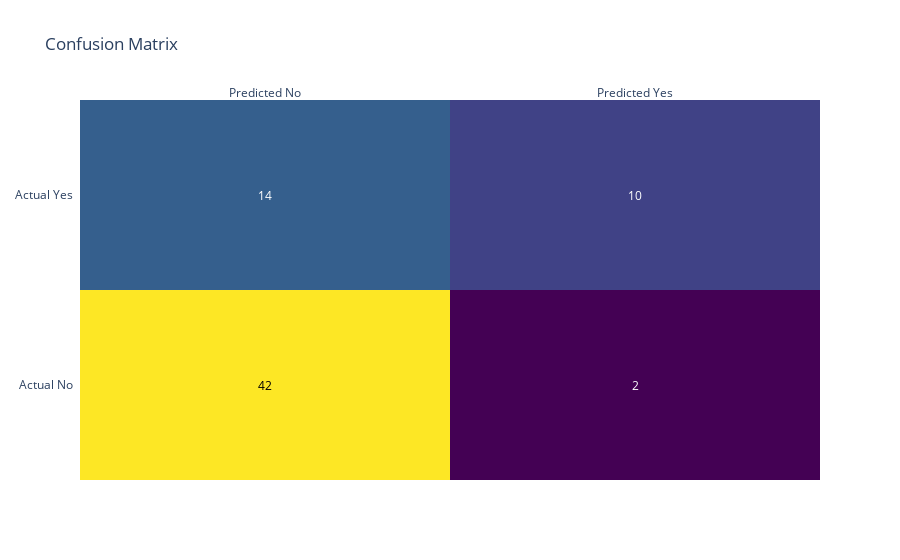

Notebook code cell kept with this figure:
### Code cell
# Visualization of confusion matrix
from sklearn.metrics import confusion_matrix
import plotly.figure_factory as ff

cm = confusion_matrix(y_test_clf, y_pred_rfc)
fig_cm = ff.create_annotated_heatmap(z=cm, x=['Predicted No', 'Predicted Yes'], y=['Actual No', 'Actual Yes'], colorscale='Viridis')
fig_cm.update_layout(title='Confusion Matrix', paper_bgcolor="white")
fig_cm.show()

### Figure 1 — Plotly figure (JSON) as saved in the notebook; plotly's stock layout.template omitted (floating-point values rounded to 4 significant figures)
{"data": [{"colorscale": [[0, "#440154"], [0.1111, "#482878"], [0.2222, "#3e4989"], [0.3333, "#31688e"], [0.4444, "#26828e"], [0.5556, "#1f9e89"], [0.6667, "#35b779"], [0.7778, "#6ece58"], [0.8889, "#b5de2b"], [1, "#fde725"]], "reversescale": false, "showscale": false, "type": "heatmap", "x": ["Predicted No", "Predicted Yes"], "y": ["Actual No", "Actual Yes"], "z": [[42, 2], [14, 10]]}], "layout": {"annotations": [{"font": {"color": "#000000"}, "showarrow": false, "text": "42", "x": "Predicted No", "xref": "x", "y": "Actual No", "yref": "y"}, {"font": {"color": "#FFFFFF"}, "showarrow": false, "text": "2", "x": "Predicted Yes", "xref": "x", "y": "Actual No", "yref": "y"}, {"font": {"color": "#FFFFFF"}, "showarrow": false, "text": "14", "x": "Predicted No", "xref": "x", "y": "Actual Yes", "yref": "y"}, {"font": {"color": "#FFFFFF"}, "showarrow": false, "text": "10", "x": "Predicted Yes", "xref": "x", "y": "Actual Yes", "yref": "y"}], "paper_bgcolor": "white", "title": {"text": "Confusion Matrix"}, "xaxis": {"dtick": 1, "gridcolor": "rgb(0, 0, 0)", "side": "top", "ticks": ""}, "yaxis": {"dtick": 1, "ticks": "", "ticksuffix": "  "}}}
